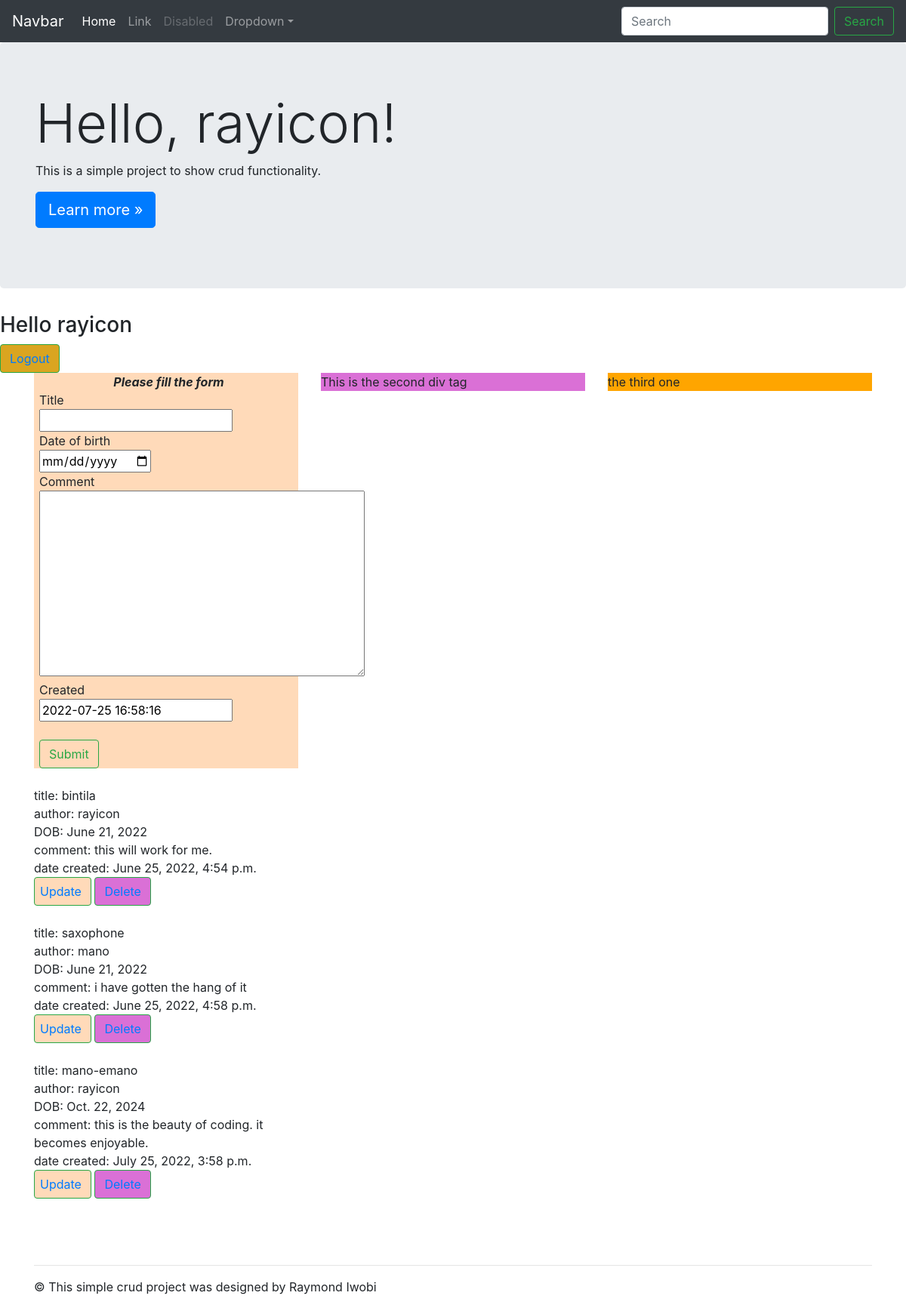
The app's page /home/ (signed in) with its own data.
### postgmon/models.py (models this page shows, shortened)
class postgmodels(models.Model):
    title = models.CharField(max_length=30)
    author = models.ForeignKey(User, default=None, null=True, on_delete=models.CASCADE)
    date_of_birth = models.DateField()
    comment = models.TextField()
    created = models.DateTimeField(default=datetime.now())

### postgmon/views.py (the view)
# urls.py: 2. Add a URL to urlpatterns:  path('', views.home, name='home')
def home(request):
    flura = postgmodels.objects.all()
    floxy = postgform()
    if request.method == "POST":
        floxy = postgform(request.POST)
        if floxy.is_valid():
            tiler = floxy.save(commit=False)
            tiler.author = request.user
            tiler.save()
    context = {'flura':flura, 'floxy':floxy}
    return render(request, 'home.html', context)

### postgmon/forms.py
class postgform(forms.ModelForm):
    class Meta:
        model= postgmodels
        fields= ['title', 'comment', 'created', 'date_of_birth']
        widgets = {'date_of_birth': dateinput}

### postgmon/templates/home.html (shortened to what this page needs)
{% extends 'base.html' %}
{% load static %}
{% block content %}
<h3>Hello {{request.user}}</h3>
<div class="btn btn-outline-success my-2 my-sm-0 vox"><a href="{% url 'logoutuser' %}">Logout</a></div>
<div class="container">
    <div class="row">
    <div class="col-md-4">
        <div class="sax">
            <form method="POST" >
                <div class="">
                <center class="lok">Please fill the form</center>
                <div>{{floxy.title.label}}</div>
                <div>{{floxy.title}}</div>
                <div>{{floxy.date_of_birth.label}}</div>
                <div>{{floxy.date_of_birth}}</div>
                <div>{{floxy.comment.label}}</div>
                <div>{{floxy.comment}}</div>
                <div>{{floxy.created.label}}</div>
                <div>{{floxy.created}}</div> <br />
                <input type="submit" value="Submit" class="btn btn-outline-success my-2 my-sm-0">
                </div>
            </form>
            </div>
            <div>
            {% for flo in flura %}
            <br />
            <div>title: {{flo.title}}</div>
            <div>author: {{flo.author}}</div>
            <div>DOB: {{flo.date_of_birth}}</div>
            <div>comment: {{flo.comment}}</div>
            <div>date created: {{flo.created}}</div>
            <div class="btn btn-outline-success my-2 my-sm-0 sax"><a href="{% url 'update' flo.id %}">Update</a></div>
            <div class="btn btn-outline-success my-2 my-sm-0 clim"><a href="{% url 'delete' flo.id %}">Delete</a></div>
            <br/>
            {% endfor %}
        </div>
        </div>
    <div class="col-md-4">
        <div class="clim">
            This is the second div tag
        </div>
    </div>
    <div class="col-md-4">
        <div class="orange">
            the third one
        </div>
    </div>
</div>
</div>
<br>
<br>
<br>
{% endblock %}

### postgmon/templates/base.html (shortened to what this page needs)
{% load  static %}
<!doctype html>
<html lang="en">
  <head>
<link href="{% static 'assets/dist/css/bootstrap.min.css' %}" rel="stylesheet">
    <link href="{% static 'jumbotron.css' %}" rel="stylesheet">
  </head>
  <body>
    <nav class="navbar navbar-expand-md navbar-dark fixed-top bg-dark">
  <a class="navbar-brand" href="#">Navbar</a>
  <div class="collapse navbar-collapse" id="navbarsExampleDefault">
    <ul class="navbar-nav mr-auto">
      <li class="nav-item active">
        <a class="nav-link" href="#">Home <span class="sr-only">(current)</span></a>
      </li>
      <li class="nav-item">
        <a class="nav-link" href="#">Link</a>
      </li>
      <li class="nav-item">
        <a class="nav-link disabled" href="#" tabindex="-1" aria-disabled="true">Disabled</a>
      </li>
      <li class="nav-item dropdown">
        <a class="nav-link dropdown-toggle" href="#" id="dropdown01" data-toggle="dropdown" aria-haspopup="true" aria-expanded="false">Dropdown</a>
      </li>
    </ul>
    <form class="form-inline my-2 my-lg-0">
      <input class="form-control mr-sm-2" type="text" placeholder="Search" aria-label="Search">
      <button class="btn btn-outline-success my-2 my-sm-0" type="submit">Search</button>
    </form>
  </div>
</nav>
<main role="main">
  <div class="jumbotron">
    <div class="container">
      <h1 class="display-3">Hello, {{request.user}}!</h1>
      <p>This is a simple project to show crud functionality.</p>
      <p><a class="btn btn-primary btn-lg" href="#" role="button">Learn more &raquo;</a></p>
    </div>
  </div>
  {% block content %}
    {% endblock %}
  <div class="container">
    <hr>
  </div>
</main>
<footer class="container">
  <p>&copy; This simple crud project was designed by Raymond Iwobi</p>
</footer>
</html>

### postgmon/static/jumbotron.css (style rules this page uses)
body { padding-top: 3.5rem; }

### postgmon/templates/home.html (style rules this page uses)
.orange { background-color: orange; }
.clim { background-color:orchid; }
.sax { background-color: peachpuff; margin-left: 0px; padding-left: 7px; }
.vox { background-color: goldenrod; }
.lok { font-style:oblique; font-weight:bolder; }

### records on screen
postgmodels: title "bintila", author "rayicon", date_of_birth "June 21, 2022", comment "this will work for me.", created "June 25, 2022, 4:54 p.m."
postgmodels: title "saxophone", author "mano", date_of_birth "June 21, 2022", comment "i have gotten the hang of it", created "June 25, 2022, 4:58 p.m."
postgmodels: title "mano-emano", author "rayicon", date_of_birth "Oct. 22, 2024", comment "this is the beauty of coding. it becomes enjoyable.", created "July 25, 2022, 3:58 p.m."

### other values on screen
{{ request.user }} "rayicon"
{{ floxy.title.label }} "Title"
{{ floxy.date_of_birth.label }} "Date of birth"
{{ floxy.comment.label }} "Comment"
{{ floxy.created.label }} "Created"
